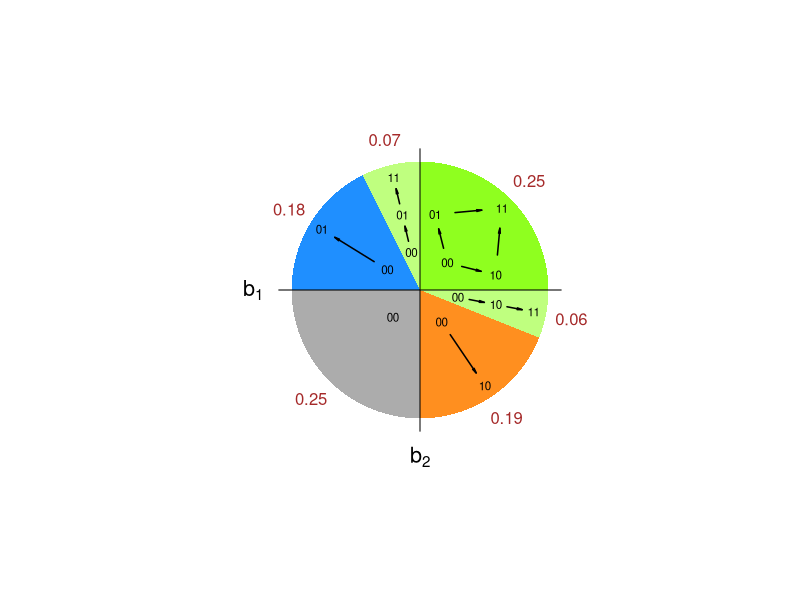
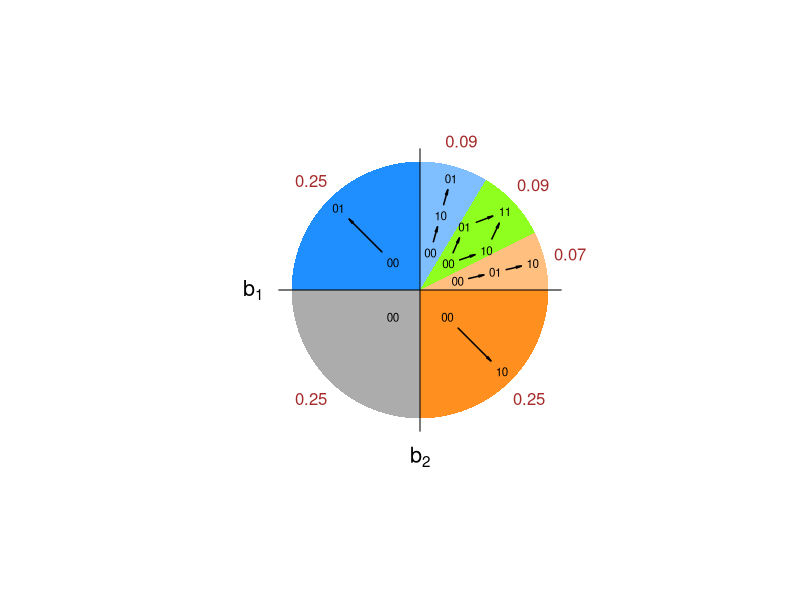
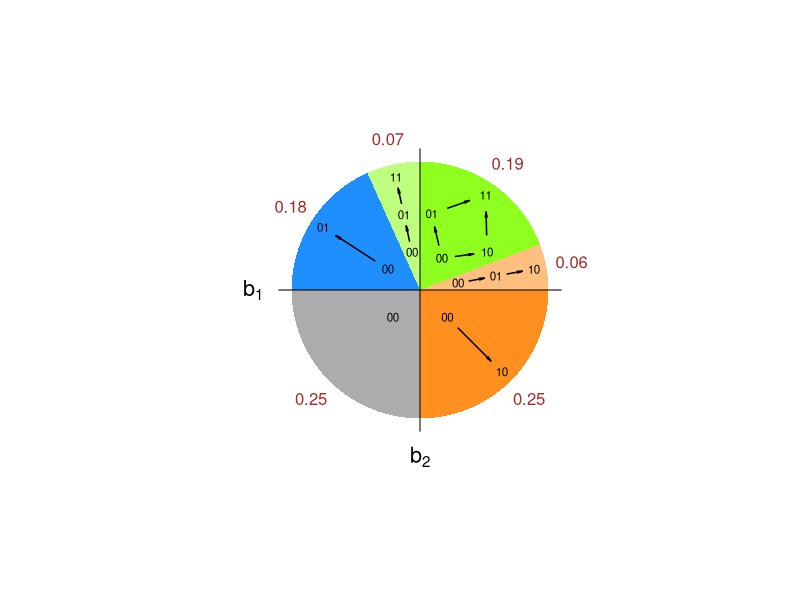

Reproduce these figures in R, in order.
library(circlize)

#################################################################
# Functions to draw the 2D cones
#################################################################

# Normalize a vector
normVec <- function(vec){
  vec/sqrt(sum(vec^2))
}

# Given gammas, get the limits of the max. bio. cone
setMaxCone2D <- function(gammas){
  m <- -gammas
  v1 <- normVec(m[,1])
  v2 <- normVec(m[,2])
  c(getAnglePoint(v1), getAnglePoint(v2))
}

# Get the dimension of the cone 11
dimMaxCone2D <- function(gammas){
  cone <- setMaxCone2D(gammas)
  ((cone[2]-cone[1])%%360)/360
}

# Get the angle of a given points (degrees)
getAnglePoint <- function(p){
  if(p[2]>0){  # between 0 and pi
    angle <- acos(p[1])
  } else {
    angle <- 2*pi - acos(p[1])
  }
  360*angle/(2*pi)
}

# Write the laben indicating the cone size
writeConeSize <- function(init,end){
  if(init%%360 != end%%360){
    ang <- 2*pi*(init+end)/720
    # The color and size of the label can be changed here:
    text(1.2*cos(ang),1.2*sin(ang), round((end-init)/360, digits=2),cex=1,col="brown")
  }
}

# Write a label of the IS point:
writeLabel <- function(angle,sep,label){
  ang <- 2*pi*angle/360
  # The color and size of the label can be changed here:
  text(sep*cos(ang),sep*sin(ang), label, cex=.7,col="black")
}

# Draw the circle
drawCircleCones <- function(gamma){
  cone <- setMaxCone2D(gamma)
  # Colors can be changed here
  # The first list contains the colors of the cones
  # The second list, "light" versions of the first three colors
  colors1 <- c("#80FF00E0","#0080FFE0","#FF8000E0","#A0A0A0E0")
  colors2 <- c("#80FF0080","#0080FF80","#FF800080")
  plot(c(-1.5, 1.5), c(-1.5, 1.5), type = "n", axes = FALSE, ann = FALSE, asp = 1)
  coneLabelsSize <- matrix(0, ncol=2, nrow=6)
  # cone 00 (always 3rd quadrant)
  draw.sector(180, 270,clock.wise = FALSE, col = colors1[4], border = NA)
  coneLabelsSize[1,] <- c(180, 270)
  iss <- data.frame(180,270,"00",stringsAsFactors = FALSE)
  if(cone[1]>180){
    # Cone 10
    draw.sector(270, cone[1],clock.wise = FALSE, col = colors1[3], border = NA)
    coneLabelsSize[2,] <- c(270,cone[1])
    iss[nrow(iss)+1,] <- c(270,cone[1], "0010")
    draw.sector(cone[1], 360, clock.wise = FALSE, col = colors2[1], border = NA)
    coneLabelsSize[3,] <- c(cone[1],360)
    iss[nrow(iss)+1,] <- c(cone[1],360,"001011")
    startMainCone <- 0
  }
  if(cone[1]<=180){
    draw.sector(270, 360,clock.wise = FALSE, col = colors1[3], border = NA)
    coneLabelsSize[2,] <- c(270,360)
    iss[nrow(iss)+1,] <- c(270,360,"0010")
    draw.sector(360, cone[1], clock.wise = FALSE, col = colors2[3], border = NA)
    coneLabelsSize[3,] <- c(0,cone[1])
    iss[nrow(iss)+1,] <- c(0,cone[1], "000110")
    startMainCone <- cone[1]
  }
  if(cone[2]>90){
    draw.sector(cone[2], 180, clock.wise = FALSE, col = colors1[2], border = NA)
    coneLabelsSize[4,] <- c(cone[2], 180)
    iss[nrow(iss)+1,] <- c(cone[2], 180, "0001")
    draw.sector(90, cone[2], clock.wise = FALSE, col = colors2[1], border = NA)
    coneLabelsSize[5,] <- c(90, cone[2])
    iss[nrow(iss)+1,] <- c(90, cone[2], "000111")
    endMainCone <- 90
  }
  if(cone[2]<=90){
    draw.sector(90, 180, clock.wise = FALSE, col = colors1[2], border = NA)
    coneLabelsSize[4,] <- c(90, 180)
    iss[nrow(iss)+1,] <- c(90, 180, "0001")
    draw.sector(cone[2], 90, clock.wise = FALSE, col = colors2[2], border = NA)
    coneLabelsSize[5,] <- c(cone[2], 90)
    iss[nrow(iss)+1,] <- c(cone[2], 90, "001001")
    endMainCone <- cone[2]
  }
  draw.sector(startMainCone, endMainCone,clock.wise = FALSE, col = colors1[1], border = NA)
  coneLabelsSize[6,] <- c(startMainCone, endMainCone)
  iss[nrow(iss)+1,] <- c(startMainCone, endMainCone,"00011011")
  # Axes
  lines(c(-1.1,1.1), c(0,0), lwd=1)
  lines(c(0,0), c(-1.1,1.1), lwd=1)
  # Axes labels
  text(-1.3,0, expression('b'[1]),cex=1.3)
  text(0,-1.3, expression('b'[2]),cex=1.3)
  for(i in 1:6){
    writeConeSize(coneLabelsSize[i,1], coneLabelsSize[i,2])
    drawIScone(as.double(iss[i,1]), as.double(iss[i,2]), iss[i,3])
  }
}

# Draw the IS graphs:
drawIScone <- function(begin, end, type){
  mid <- (end+begin)/2
  if(type == "00"){
    writeLabel(mid, .3, "00")
  }
  if(type == "0010"){
    writeLabel(mid, .3, "00")
    writeLabel(mid, .9, "10")
    drawArrow(mid,.3, mid, .9, "long")
  }
  if(type == "0001"){
    writeLabel(mid, .3, "00")
    writeLabel(mid, .9, "01")
    drawArrow(mid,.3, mid, .9, "long")
  }
  if(type == "000110" && begin != end){
    writeLabel(mid, .3, "00")
    writeLabel(mid, .6, "01")
    writeLabel(mid, .9, "10")
    drawArrow(mid,.3, mid, .6)
    drawArrow(mid,.6, mid, .9)
  }
  if(type == "001001" && begin != end){
    writeLabel(mid, .3, "00")
    writeLabel(mid, .6, "10")
    writeLabel(mid, .9, "01")
    drawArrow(mid,.3, mid, .6)
    drawArrow(mid,.6, mid, .9)
  }
  if(type == "000111" && begin != end){
    writeLabel(mid, .3, "00")
    writeLabel(mid, .6, "01")
    writeLabel(mid, .9, "11")
    drawArrow(mid,.3, mid, .6)
    drawArrow(mid,.6, mid, .9)
  }
  if(type == "001011" && begin != end){
    writeLabel(mid, .3, "00")
    writeLabel(mid, .6, "10")
    writeLabel(mid, .9, "11")
    drawArrow(mid,.3, mid, .6)
    drawArrow(mid,.6, mid, .9)
  }
  if(type == "00011011" && begin != end){
    writeLabel(mid, .3, "00")
    writeLabel((mid+3*end)/4, .6, "01")
    writeLabel((mid+3*begin)/4, .6, "10")
    writeLabel(mid, .9, "11")
    drawArrow(mid, .3,(mid+3*end)/4, .6)
    drawArrow(mid, .3,(mid+3*begin)/4, .6)
    drawArrow((mid+3*end)/4, .6, mid, .9)
    drawArrow((mid+3*begin)/4, .6, mid, .9)
  }
}

# Draw an arrow:
drawArrow <- function(angleSt, sepSt, angleEnd, sepEnd,type="short"){
  sep = 0.3
  if(type=="long"){
    sep = 0.2
  }
  aS <- 2*pi*angleSt/360
  aE <- 2*pi*angleEnd/360
  xS <- cos(aS)*sepSt
  yS <- sin(aS)*sepSt
  xE <- cos(aE)*sepEnd
  yE <- sin(aE)*sepEnd
  x0 <- xS+sep*(xE-xS)
  y0 <- yS+sep*(yE-yS)
  x1 <- xE-sep*(xE-xS)
  y1 <- yE-sep*(yE-yS)
  arrows(x0,y0,x1,y1, angle = 10, length=0.05,lwd = 1.5, code = 2)
}

#################################################################
# Examples
#################################################################


# Cooperation:
#pdf("figures/coop.pdf")
(gEx = t(matrix(c(-1, 0.5, 0.4, -1), ncol=2)))
drawCircleCones(gEx)
#dev.off()

# Competition:
#pdf("figures/comp.pdf")
(gEx = t(matrix(c(-1, -0.6, -0.5, -1), ncol=2)))
drawCircleCones(gEx)
#dev.off()

# Cooperation (2->1) and competition (1->2):
#pdf("figures/coopComp.pdf")
(gEx = t(matrix(c(-1, 0.45, -0.38, -1), ncol=2)))
drawCircleCones(gEx)
#dev.off()
